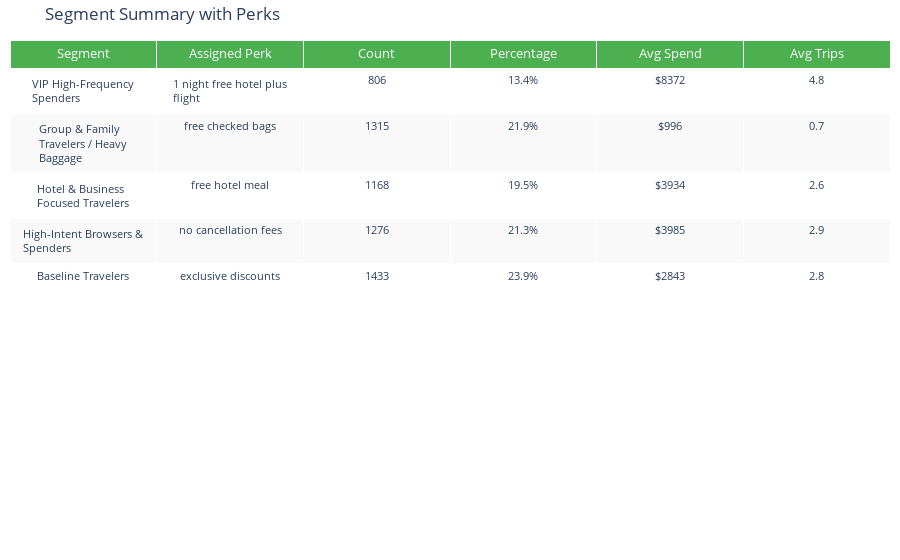

The notebook cell this image was saved under:
### Code cell
df, distribution, decision_tree= segment.run()

### Figure 1 — Plotly figure (JSON) as saved in the notebook; plotly's stock layout.template omitted (floating-point values rounded to 4 significant figures)
{"data": [{"cells": {"align": "center", "fill": {"color": [["#ffffff", "#f9f9f9", "#ffffff", "#f9f9f9", "#ffffff"]]}, "font": {"size": 11}, "values": [["VIP High-Frequency Spenders", "Group & Family Travelers / Heavy Baggage", "Hotel & Business Focused Travelers", "High-Intent Browsers & Spenders", "Baseline Travelers"], ["1 night free hotel plus flight", "free checked bags", "free hotel meal", "no cancellation fees", "exclusive discounts"], [806, 1315, 1168, 1276, 1433], ["13.4%", "21.9%", "19.5%", "21.3%", "23.9%"], ["$8372", "$996", "$3934", "$3985", "$2843"], ["4.8", "0.7", "2.6", "2.9", "2.8"]]}, "header": {"align": "center", "fill": {"color": "#4CAF50"}, "font": {"color": "white", "size": 13}, "values": ["Segment", "Assigned Perk", "Count", "Percentage", "Avg Spend", "Avg Trips"]}, "type": "table"}], "layout": {"margin": {"b": 10, "l": 10, "r": 10, "t": 40}, "title": {"text": "Segment Summary with Perks"}}}
